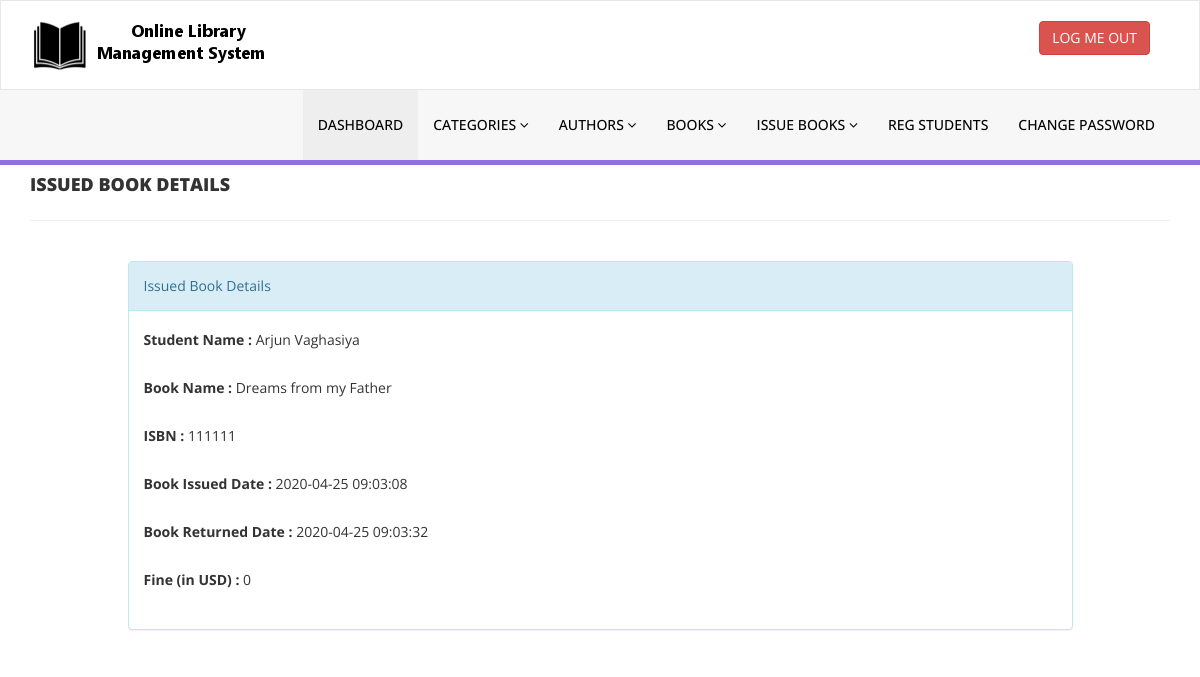
The page /library/admin/update-issue-bookdeails.php?rid=9 (signed in) on the database its author committed.
### tables this page shows
CREATE TABLE `tblissuedbookdetails` (
  `id` int(11) NOT NULL,
  `BookId` int(11) DEFAULT NULL,
  `StudentID` varchar(150) DEFAULT NULL,
  `IssuesDate` timestamp NULL DEFAULT current_timestamp(),
  `ReturnDate` timestamp NULL DEFAULT NULL ON UPDATE current_timestamp(),
  `RetrunStatus` int(1) DEFAULT NULL,
  `fine` int(11) DEFAULT NULL
);

CREATE TABLE `tblstudents` (
  `id` int(11) NOT NULL,
  `StudentId` varchar(100) DEFAULT NULL,
  `FullName` varchar(120) DEFAULT NULL,
  `EmailId` varchar(120) DEFAULT NULL,
  `MobileNumber` char(11) DEFAULT NULL,
  `Password` varchar(120) DEFAULT NULL,
  `Status` int(1) DEFAULT NULL,
  `RegDate` timestamp NULL DEFAULT current_timestamp(),
  `UpdationDate` timestamp NULL DEFAULT NULL ON UPDATE current_timestamp()
);

CREATE TABLE `tblbooks` (
  `id` int(11) NOT NULL,
  `BookName` varchar(255) DEFAULT NULL,
  `CatId` int(11) DEFAULT NULL,
  `AuthorId` int(11) DEFAULT NULL,
  `ISBNNumber` int(11) DEFAULT NULL,
  `BookPrice` int(11) DEFAULT NULL,
  `RegDate` timestamp NULL DEFAULT current_timestamp(),
  `UpdationDate` timestamp NULL DEFAULT NULL ON UPDATE current_timestamp()
);

### library/admin/update-issue-bookdeails.php (the view, shortened to what this page needs)
<?php
include('includes/config.php');
if (strlen($_SESSION['alogin']) == 0) {
    header('location:index.php');
} else {
    ?>
    <!DOCTYPE html>
    <html xmlns="http://www.w3.org/1999/xhtml">
        <head>
            <link href="assets/css/bootstrap.css" rel="stylesheet" />
            <link href="assets/css/font-awesome.css" rel="stylesheet" />
            <link href="assets/css/style.css" rel="stylesheet" />
        </head>
        <body>
            <?php include('includes/header.php'); ?>
            <div class="content-wra
                 <div class="content-wrapper">
                 <div class="container">
                    <div class="row pad-botm">
                        <div class="col-md-12">
                            <h4 class="header-line">Issued Book Details</h4>
                        </div>
                    </div>
                    <div class="row">
                        <div class="col-md-10 col-sm-6 col-xs-12 col-md-offset-1"">
                            <div class="panel panel-info">
                                <div class="panel-heading">
                                    Issued Book Details
                                </div>
                                <div class="panel-body">
                                    <form role="form" method="post">
                                        <?php
                                        $rid = intval($_GET['rid']);
                                        $sql = "SELECT tblstudents.FullName,tblbooks.BookName,tblbooks.ISBNNumber,tblissuedbookdetails.IssuesDate,tblissuedbookdetails.ReturnDate,tblissuedbookdetails.id as rid,tblissuedbookdetails.fine,tblissuedbookdetails.RetrunStatus from  tblissuedbookdetails join tblstudents on tblstudents.StudentId=tblissuedbookdetails.StudentId join tblbooks on tblbooks.id=tblissuedbookdetails.BookId where tblissuedbookdetails.id=:rid";
                                        $query = $dbh->prepare($sql);
                                        $query->bindParam(':rid', $rid, PDO::PARAM_STR);
                                        $query->execute();
                                        $results = $query->fetchAll(PDO::FETCH_OBJ);
                                        if ($query->rowCount() > 0) {
                                            foreach ($results as $result) {
                                                ?>
                                                <div class="form-group">
                                                    <label>Student Name :</label>
                                                    <?php echo htmlentities($result->FullName); ?>
                                                </div>
                                                <div class="form-group">
                                                    <label>Book Name :</label>
                                                    <?php echo htmlentities($result->BookName); ?>
                                                </div>
                                                <div class="form-group">
                                                    <label>ISBN :</label>
                                                    <?php echo htmlentities($result->ISBNNumber); ?>
                                                </div>
                                                <div class="form-group">
                                                    <label>Book Issued Date :</label>
                                                    <?php echo htmlentities($result->IssuesDate); ?>
                                                </div>
                                                <div class="form-group">
                                                    <label>Book Returned Date :</label>
                                                    <?php
                                                    if ($result->ReturnDate == "") {
                                                        echo htmlentities("Not Return Yet");
                                                    } else {
                                                        echo htmlentities($result->ReturnDate);
                                                    }
                                                    ?>
                                                </div>
                                                <div class="form-group">
                                                    <label>Fine (in USD) :</label>
                                                    <?php
                                                    if ($result->fine == "") {
                                                        ?>
                                                        <input class="form-control" type="text" name="fine" id="fine"  required />
                                                        <?php
                                                    } else {
                                                        echo htmlentities($result->fine);
                                                    }
                                                    ?>
                                                </div>
                                        <?php
                                    }
                                }
                                ?>
                                </form>
                            </div>
                        </div>
                    </div>
                </div>
            </div>
            </div>
        </body>
    </html>
<?php } ?>

### library/admin/assets/css/style.css (style rules this page uses)
.header-line { font-weight:900; padding-bottom:25px; border-bottom:1px solid #eeeeee; text-transform:uppercase; }
.pad-botm { padding-bottom:30px; }

### rows shown on the page
tblissuedbookdetails: tblstudents.FullName "Arjun Vaghasiya", BookId.BookName "Dreams from my Father", BookId.ISBNNumber "111111", IssuesDate "2020-04-25 09:03:08", ReturnDate "2020-04-25 09:03:32", fine "0"
